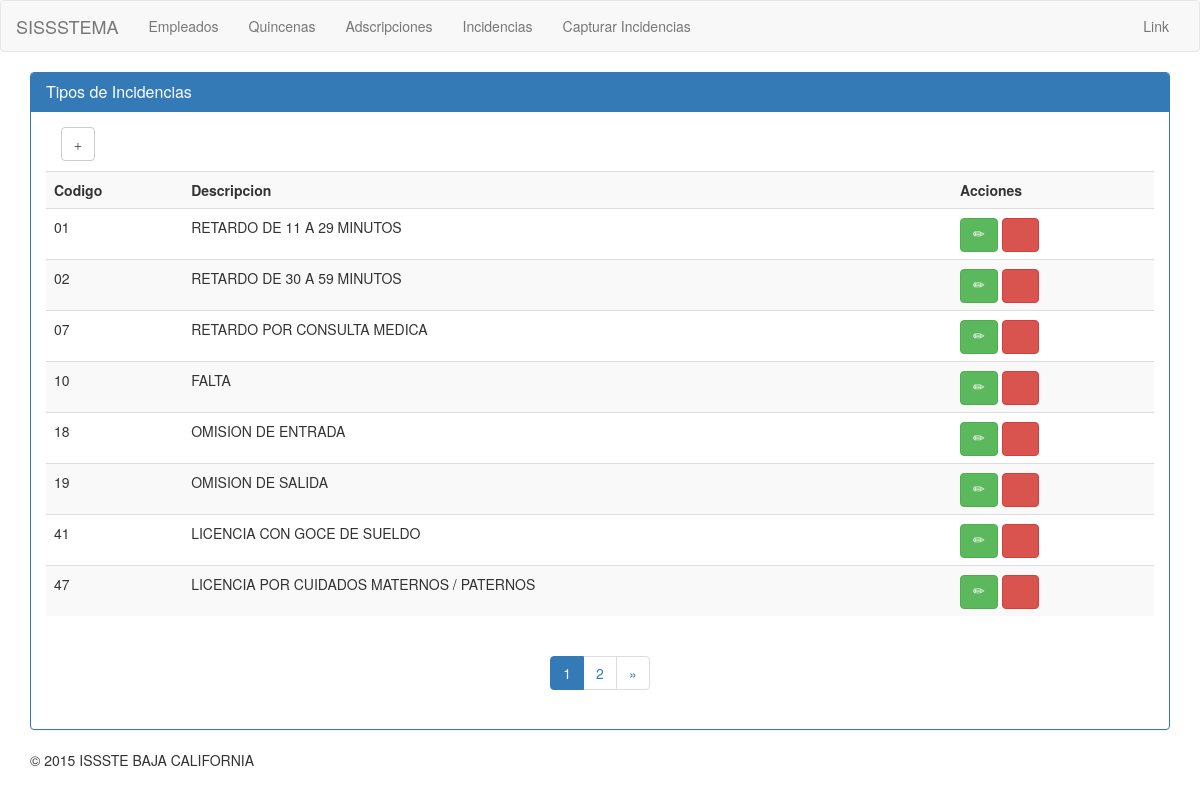
The page /index.php/incidencias on the database its author committed.
### tables this page shows
CREATE TABLE IF NOT EXISTS `incidencias` (
  `id` int(11) NOT NULL AUTO_INCREMENT,
  `incidencia_cod` int(2) unsigned zerofill NOT NULL,
  `inc_descripcion` varchar(100) NOT NULL,
  `created_at` datetime NOT NULL,
  `updated_at` timestamp NOT NULL DEFAULT CURRENT_TIMESTAMP ON UPDATE CURRENT_TIMESTAMP,
  PRIMARY KEY (`id`),
  KEY `incidencia_cod` (`incidencia_cod`),
  KEY `incidencia_cod_2` (`incidencia_cod`),
  KEY `incidencia_cod_3` (`incidencia_cod`)
);

### index.php (called while the page is built, shortened)
<?php
require_once BASEPATH.'core/CodeIgniter.php';

### application/core/my_model.php (called while the page is built, shortened)
<?php defined('BASEPATH') OR exit('No direct script access allowed');
class MY_Model extends CI_Model
{
    protected $_database;
    public $table = NULL;
    public $primary_key = 'id';
    protected $return_as = 'object';
    protected $return_as_dropdown = NULL;
    protected $_dropdown_field = '';
    private $_select = '*';
    public function _prep_after_read($data, $multi = TRUE)
    {
        $data = $this->join_temporary_results($data);
        $this->_database->reset_query();
        if(isset($this->return_as_dropdown) && $this->return_as_dropdown == 'dropdown')
        {
            foreach($data as $row)
            {
                $dropdown[$row[$this->primary_key]] =  $row[$this->_dropdown_field].' - '.$row[$this->_dropdown_field2];
            }
            $data = $dropdown;
            $this->return_as_dropdown = NULL;
        }
        elseif($this->return_as == 'object')
        {
            $data = json_decode(json_encode($data), FALSE);
        }
        return  $data;
    }
    public function limit($limit, $offset = 0)
    {
        $this->_database->limit($limit, $offset);
        return $this;
    }
    public function get_all($where = NULL)
    {
        if(isset($data) && $data !== FALSE)
        {
            $this->_database->reset_query();
            return $data;
        }
        else
        {
            if($this->_select)
            {
                $this->_database->select($this->_select);
            }
            $query = $this->_database->get($this->table);
            if($query->num_rows() > 0)
            {
                $data = $query->result_array();
                $data = $this->trigger('after_get', $data);
                $data = $this->_prep_after_read($data,TRUE);
                return $data;
            }
            else
            {
                return FALSE;
            }
        }
    }
    public function count($where = NULL)
    {
        $this->_database->from($this->table);
        $number_rows = $this->_database->count_all_results();
        return $number_rows;
    }
    protected function join_temporary_results($data)
    {
        return $data;
    }
    public function trigger($event, $data = array(), $last = TRUE)
    {
        return $data;
    }
    public function order_by($criteria, $order = 'ASC')
    {
        if(is_array($criteria))
        {
            foreach ($criteria as $key=>$value)
            {
                $this->_database->order_by($key, $value);
            }
        }
        else
        {
            $this->_database->order_by($criteria, $order);
        }
        return $this;
    }
    private function _set_connection()
    {
        $this->_database = $this->db;
    }
    public function paginate($rows_per_page, $total_rows = NULL, $page_number = 1)
    {
        if(isset($data) && $data !== FALSE)
        {
            return $data;
        }
        else
        {
            $data = $this->get_all();
            if($data)
            {
                return $data;
            }
            else
            {
                return FALSE;
            }
        }
    }
    private function _fetch_table()
    {
        if (!isset($this->table))
        {
            $this->table = $this->_get_table_name(get_class($this));
        }
        return TRUE;
    }
    private function _get_table_name($model_name)
    {
        $table_name = plural(preg_replace('/(_m|_model)?$/', '', strtolower($model_name)));
        return $table_name;
    }
}

### application/views/incidencias/index.php (the view, shortened to what this page needs)
<div class="col-md-6">
	<p><button type="button" class="btn btn-default" data-toggle="modal" data-target=".bs-example-modal-sm">
		<span class="glyphicon glyphicon-plus" aria-hidden="true"></span>
	</button></p>
</div>
<table class="table table-striped">
		<tr>
			<td><b>Codigo</b></td>
			<td><b>Descripcion</b></td>
			<td><b>Acciones</b></td>
		</tr>
		<tr>
<?php	foreach ($incidencias as $incidencia): ?>
				<?php
					$atributo_boton_modificar = array('data-toggle' => 'modal', 'data-target' => '.bs-example-modal-sm', 'class' => 'btn btn-success glyphicon glyphicon-pencil');
					$atributo_boton_eliminar = array('class' => 'btn btn-danger glyphicon glyphicon-remove', 'onclick' => "javascript:return confirm('Seguro que desea eliminar este dato?')");
				 ?>
				<td><?php echo $incidencia->incidencia_cod;?></td>
				<td><?php echo $incidencia->inc_descripcion;?></td>
				<td><?php echo anchor('incidencias/edit/'.$incidencia->id,' ',$atributo_boton_modificar);?> <?php echo anchor('incidencias/delete/'.$incidencia->id,' ',$atributo_boton_eliminar);?></td>
			</tr>
	<?php 	endforeach;?>
</table>
	<div align="center"><ul class="pagination"> <?php echo $this->pagination->create_links(); ?> </ul></div>

### rows shown on the page
incidencias: incidencia_cod "01", inc_descripcion "RETARDO DE 11 A 29 MINUTOS"
incidencias: incidencia_cod "02", inc_descripcion "RETARDO DE 30 A 59 MINUTOS"
incidencias: incidencia_cod "07", inc_descripcion "RETARDO POR CONSULTA MEDICA"
incidencias: incidencia_cod "10", inc_descripcion "FALTA"
incidencias: incidencia_cod "18", inc_descripcion "OMISION DE ENTRADA"
incidencias: incidencia_cod "19", inc_descripcion "OMISION DE SALIDA"
incidencias: incidencia_cod "41", inc_descripcion "LICENCIA CON GOCE DE SUELDO"
incidencias: incidencia_cod "47", inc_descripcion "LICENCIA POR CUIDADOS MATERNOS / PATERNOS"

### other values the page prints
$panelheading "Tipos de Incidencias"
$this->pagination->create_links() "1 2 »"
